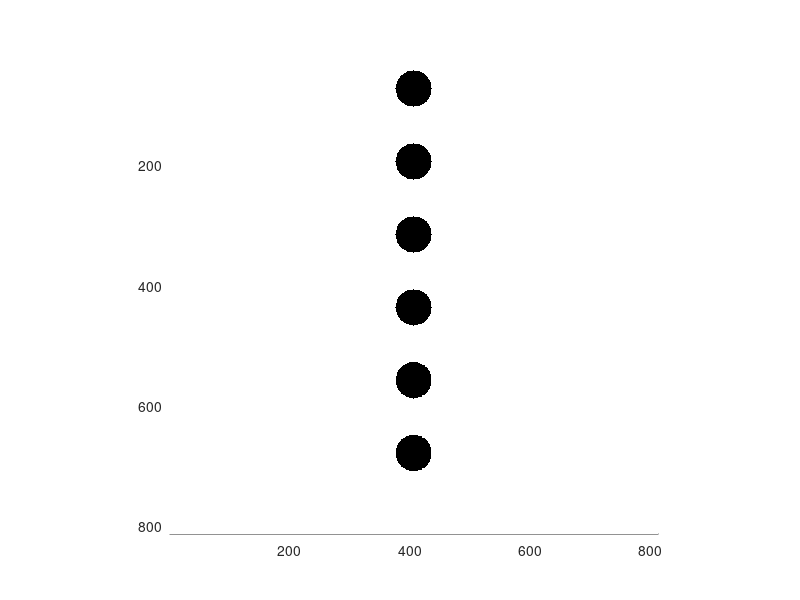
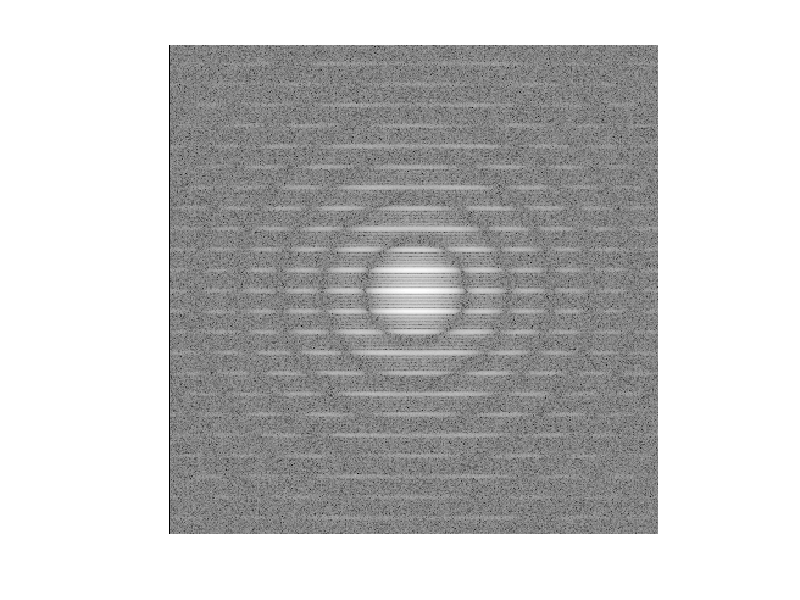
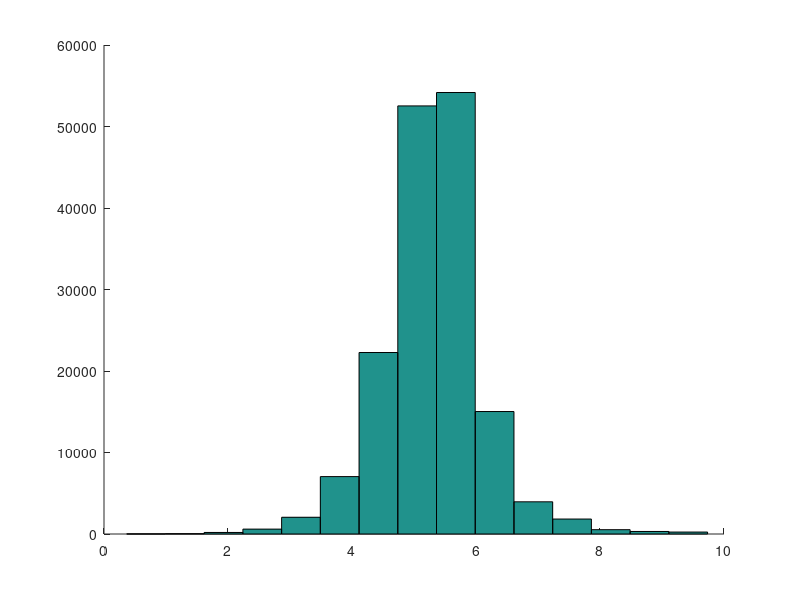

The MATLAB source for these figures, in order:
%PLATE 10 - 1 Seven circles in a row vertically, evenly spaced
close all;
clear; clc;

%Circle radii
r = 30;
spacing = 60;
rows = 6;
cols = 1;
noise_mean = 0;
noise_variance = 0.01;

%Image Parameters
N = 812; %number of pixels

%Make Object
[xx, yy] = meshgrid(1:N);

%% calculating circle locations

% calculating start of circles
x_offset = floor(cols/2)*(2*r + 1 + spacing);
y_offset = floor(rows/2)*(spacing + 2*r + 1) - ceil(spacing/2);
if (cols == 1)
    x_offset = 0;
end
if(rows == 1)
    y_offset = 0;
end
x_idx = N/2 - x_offset;
y_idx = N/2 - y_offset;
circle_spacing = r*2 + 1 + spacing;

px = [];
py = [];
inc = 1;
for i = 1:rows
    for j = 1:cols
        px(inc) = x_idx;
        py(inc) = y_idx;
        x_idx = x_idx + circle_spacing;
        inc = inc + 1;
    end
    x_idx = N/2 - x_offset;
    y_idx = y_idx + circle_spacing;
    
end

%% printing circles

obj = zeros(N);
for i = 1:length(px)
    rr = sqrt((xx - px(i)).^2 + (yy-py(i)).^2);
    for j = 1:size(obj, 1)
        for k = 1:size(obj, 2)
            if(rr(j, k) <= r)
                obj(j, k) = 1;
            end
        end
    end
end

%FFT Object
%Display Result
img = figure;
hold on;
imagesc(obj);
set(gca, 'YDir', 'reverse');
% title('Real Space');
% xlabel('x');
% ylabel('y');
axis square;
axis tight;
% axis off;
colormap("gray");
colormap(flipud(colormap));
hold off;

obj = padarray(obj, [618, 618], 'both');
obj = imnoise(obj, 'gaussian', noise_mean, noise_variance);
obj_fft = fftshift( fft2(obj) );
obj_fft = log(abs(obj_fft));

amp = figure;
hold on;
imagesc(obj_fft(824:1224, 824:1224));
set(gca, 'YDir', 'reverse');
% title('Amplitude');
% xlabel('kx');
% ylabel('ky');
axis square;
axis tight;
axis off;
colormap("gray")
hold off;

img = obj_fft(824:1224, 824:1224);
img_hist = figure;
hold on;
hist(img(:), 15);
hold off;
% normalize
% obj_fft_min = min(min(obj_fft));
% obj_fft_norm = obj_fft - obj_fft_min;
% obj_fft_norm = obj_fft_norm / max(max(obj_fft_norm));
% obj_fft_norm = obj_fft_norm * 225;
% 
% amp_nrom = figure;
% hold on;
% imagesc(obj_fft_norm(824:1224, 824:1224));
% set(gca, 'YDir', 'reverse');
% % title('Amplitude');
% % xlabel('kx');
% % ylabel('ky');
% axis square;
% axis tight;
% axis off;
% colormap("gray")
% hold off;

% black and white
% obj_fft_bw = imbinarize(obj_fft, 'adaptive', 'Sensitivity', 0.9);
% amp_bw = figure;
% hold on;
% imagesc(obj_fft_bw(824:1224, 824:1224));
% set(gca, 'YDir', 'reverse');
% % title('Amplitude');
% % xlabel('kx');
% % ylabel('ky');
% axis square;
% axis tight;
% axis off;
% colormap("gray")
% hold off;

% gaussian smoothing
% obj_fft_gauss = smoothdata(obj_fft, 'g');
% amp_bw = figure;
% hold on;
% imagesc(obj_fft_gauss(824:1224, 824:1224));
% set(gca, 'YDir', 'reverse');
% % title('Amplitude');
% % xlabel('kx');
% % ylabel('ky');
% axis square;
% axis tight;
% axis off;
% colormap("gray")
% hold off;